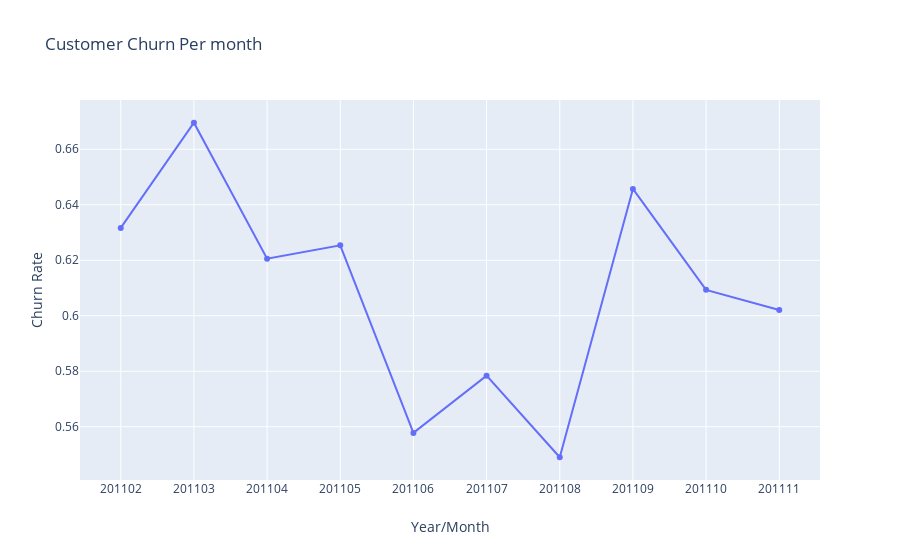

This figure's notebook cell:
### Code cell
figure = go.Figure()

figure.add_trace(
                go.Scatter(
                            x= customer_retention.query('InvoiceYearMonth<201112')['InvoiceYearMonth'] ,
                            y= customer_retention.query('InvoiceYearMonth<201112')['ChurnRate'],
                            name = 'organic'
                            )
                )

figure.update_layout( title='Customer Churn Per month',
                       xaxis_title='Year/Month',
                       yaxis_title='Churn Rate')

figure.update_xaxes(type = 'category')
pio.show(figure)

### Figure 1 — Plotly figure (JSON) as saved in the notebook; plotly's stock layout.template omitted (floating-point values rounded to 4 significant figures)
{"data": [{"name": "organic", "type": "scatter", "x": [201102, 201103, 201104, 201105, 201106, 201107, 201108, 201109, 201110, 201111], "y": [0.6317, 0.6696, 0.6206, 0.6254, 0.5578, 0.5784, 0.549, 0.6457, 0.6093, 0.6021]}], "layout": {"title": {"text": "Customer Churn Per month"}, "xaxis": {"title": {"text": "Year/Month"}, "type": "category"}, "yaxis": {"title": {"text": "Churn Rate"}}}}
